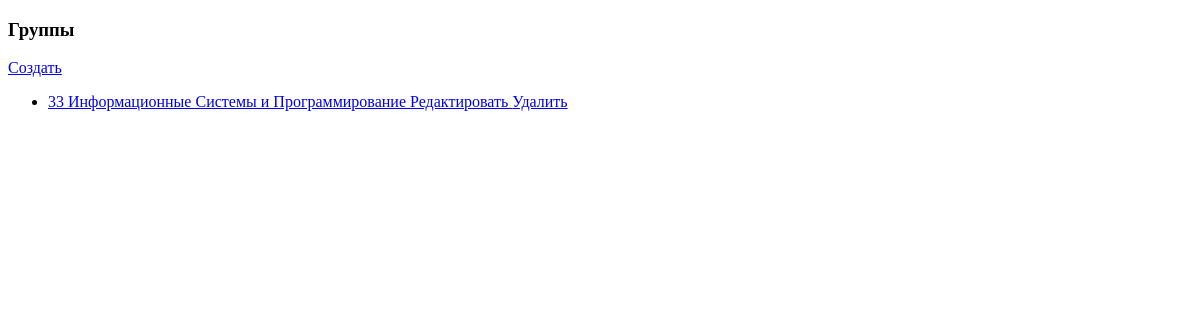
/group/, run on an earlier commit of the app's database.
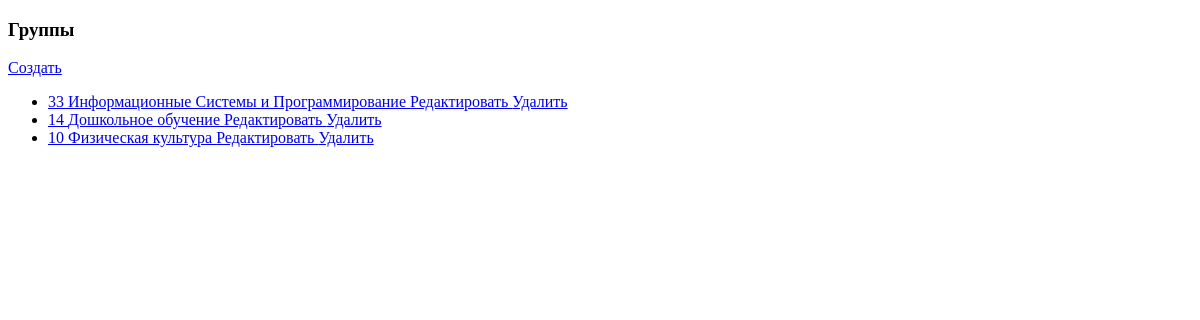
And on a later commit of the database.
### mainapp/models.py (models this page shows, shortened)
class Group(models.Model):
    name = models.CharField(verbose_name='Группа', max_length=64)
    desc = models.TextField(verbose_name='Специальность')
    class Meta:
        verbose_name = 'Группа'
        verbose_name_plural = 'Группы'

### mainapp/views.py (the view)
# urls.py: path('group/', mainapp.group, name='group'),
def group(request):
    groups = Group.objects.all()
    context = {
        'title': 'группы',
        'groups': groups,
    }
    return render(request, 'mainapp/group.html', context)

### mainapp/templates/mainapp/group.html (shortened to what this page needs)
<!DOCTYPE html>
<html lang="en">
<head>
</head>
<body>
    <h3>Группы</h3>
    <div class="col"><a href="{% url 'mainapp:group_create' %}">Создать</a></div>
    <ul>
        {% for item in groups %}
            <li>
                <a href="{% url 'mainapp:group_show' item.id %}">
                    {{ item.name }} {{ item.desc }}
                </a>
                <a href="{% url 'mainapp:group_change' item.id %}">
                    Редактировать
                </a>
                <a href="{% url 'mainapp:group_delete' item.id %}">
                    Удалить
                </a>
            </li>
        {% endfor %}
    </ul>
</body>
</html>

What changed in the data, as far as the page shows it:
added Group: name "14", desc "Дошкольное обучение"
added Group: name "10", desc "Физическая культура"
